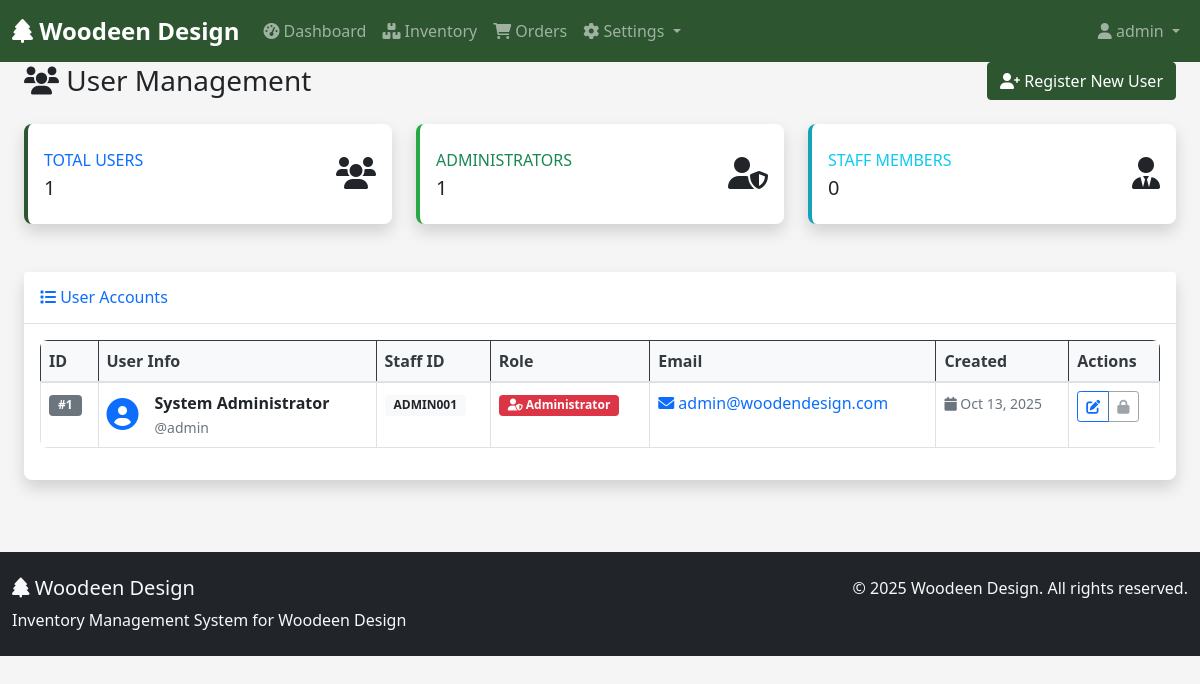
The app's page /users (signed in) with its own data.
### tables this page shows
CREATE TABLE users (
    user_id INT PRIMARY KEY AUTO_INCREMENT,
    username VARCHAR(50) UNIQUE NOT NULL,
    password_hash VARCHAR(255) NOT NULL,
    full_name VARCHAR(100) NOT NULL,
    staff_id VARCHAR(20) UNIQUE NOT NULL,
    role ENUM('admin', 'staff') NOT NULL DEFAULT 'staff',
    email VARCHAR(100) UNIQUE NOT NULL,
    is_active BOOLEAN DEFAULT TRUE,
    created_at TIMESTAMP DEFAULT CURRENT_TIMESTAMP,
    updated_at TIMESTAMP DEFAULT CURRENT_TIMESTAMP ON UPDATE CURRENT_TIMESTAMP
);

### app/controllers/UserController.php (called while the page is built, shortened)
<?php
require_once __DIR__ . '/../models/User.php';
class UserController {
    private $userModel;
    public function __construct() {
        $this->userModel = new User();
    }
    public function index() {
        $users = $this->userModel->getAllUsers();
        $this->loadView('users/index', ['users' => $users]);
    }
    protected function loadView($viewName, $data = []) {
        extract($data);
        require_once __DIR__ . '/../views/' . $viewName . '.php';
    }
}

### app/core/Database.php (called while the page is built, shortened)
<?php
class Database {
    private static $instance = null;
    private $pdo;
    private function __construct() {
        $dsn = 'mysql:host=' . DB_HOST . ';dbname=' . DB_NAME . ';charset=utf8';
        $options = [
            PDO::ATTR_ERRMODE            => PDO::ERRMODE_EXCEPTION,
            PDO::ATTR_DEFAULT_FETCH_MODE => PDO::FETCH_ASSOC,
            PDO::ATTR_EMULATE_PREPARES   => false,
        ];
        try {
            $this->pdo = new PDO($dsn, DB_USER, DB_PASS, $options);
        } catch (PDOException $e) {
            error_log("Database connection failed: " . $e->getMessage());
            die("Sorry, we're experiencing technical difficulties. Please try again later. (Error: DB_CONN_FAILED)");
        }
    }
    public static function getInstance() {
        if (self::$instance === null) {
            self::$instance = new Database();
        }
        return self::$instance;
    }
    public function getConnection() {
        return $this->pdo;
    }
}

### app/models/User.php (called while the page is built, shortened)
<?php
class User {
    private $db;
    public function __construct() {
        $this->db = Database::getInstance()->getConnection();
    }
    public function getAllUsers() {
        $stmt = $this->db->query("SELECT user_id, username, role, email, full_name, staff_id, created_at FROM users ORDER BY username");
        return $stmt->fetchAll(PDO::FETCH_ASSOC);
    }
}

### app/views/users/index.php (the view, shortened to what this page needs)
<!DOCTYPE html>
<html lang="en">
<head>
    <link rel="stylesheet" href="/wooden_design_ims/public/assets/css/style.css">
</head>
<body>
    <?php include __DIR__ . '/../includes/header.php'; ?>
    <div class="container-fluid">
        <div class="row">
            <div class="col-12">
                <div class="d-flex justify-content-between align-items-center mb-4">
                    <h1 class="h3 mb-0 text-gray-800">
                        <i class="fas fa-users"></i> User Management
                    </h1>
                    <a href="/wooden_design_ims/users/create" class="btn btn-primary">
                        <i class="fas fa-user-plus"></i> Register New User
                    </a>
                </div>
                <div class="row mb-4">
                    <div class="col-xl-4 col-md-6 mb-4">
                        <div class="card border-left-primary shadow h-100 py-2">
                            <div class="card-body">
                                <div class="row no-gutters align-items-center">
                                    <div class="col mr-2">
                                        <div class="text-xs font-weight-bold text-primary text-uppercase mb-1">
                                            Total Users</div>
                                        <div class="h5 mb-0 font-weight-bold text-gray-800"><?= count($users) ?></div>
                                    </div>
                                    <div class="col-auto">
                                        <i class="fas fa-users fa-2x text-gray-300"></i>
                                    </div>
                                </div>
                            </div>
                        </div>
                    </div>
                    <div class="col-xl-4 col-md-6 mb-4">
                        <div class="card border-left-success shadow h-100 py-2">
                            <div class="card-body">
                                <div class="row no-gutters align-items-center">
                                    <div class="col mr-2">
                                        <div class="text-xs font-weight-bold text-success text-uppercase mb-1">
                                            Administrators</div>
                                        <div class="h5 mb-0 font-weight-bold text-gray-800">
                                            <?php
                                            $adminCount = 0;
                                            foreach ($users as $user) {
                                                if ($user['role'] == 'admin') $adminCount++;
                                            }
                                            echo $adminCount;
                                            ?>
                                        </div>
                                    </div>
                                    <div class="col-auto">
                                        <i class="fas fa-user-shield fa-2x text-gray-300"></i>
                                    </div>
                                </div>
                            </div>
                        </div>
                    </div>
                    <div class="col-xl-4 col-md-6 mb-4">
                        <div class="card border-left-info shadow h-100 py-2">
                            <div class="card-body">
                                <div class="row no-gutters align-items-center">
                                    <div class="col mr-2">
                                        <div class="text-xs font-weight-bold text-info text-uppercase mb-1">
                                            Staff Members</div>
                                        <div class="h5 mb-0 font-weight-bold text-gray-800">
                                            <?php
                                            $staffCount = 0;
                                            echo $staffCount;
                                            ?>
                                        </div>
                                    </div>
                                    <div class="col-auto">
                                        <i class="fas fa-user-tie fa-2x text-gray-300"></i>
                                    </div>
                                </div>
                            </div>
                        </div>
                    </div>
                </div>
                <?php if (!empty($users)): ?>
                <div class="card shadow mb-4">
                    <div class="card-header py-3 d-flex justify-content-between align-items-center">
                        <h6 class="m-0 font-weight-bold text-primary">
                            <i class="fas fa-list"></i> User Accounts
                        </h6>
                    </div>
                    <div class="card-body">
                        <div class="table-responsive">
                            <table class="table table-bordered table-hover" id="usersTable">
                                <thead class="table-dark">
                                    <tr>
                                        <th>ID</th>
                                        <th>User Info</th>
                                        <th>Staff ID</th>
                                        <th>Role</th>
                                        <th>Email</th>
                                        <th>Created</th>
                                        <th>Actions</th>
                                    </tr>
                                </thead>
                                <tbody>
                                    <?php foreach ($users as $user): ?>
                                        <tr>
                                            <td>
                                                <span class="badge bg-secondary">#<?= $user['user_id'] ?></span>
                                            </td>
                                            <td>
                                                <div class="d-flex align-items-center">
                                                    <div class="avatar me-3">
                                                        <i class="fas fa-user-circle fa-2x text-primary"></i>
                                                    </div>
                                                    <div>
                                                        <div class="fw-bold"><?= htmlspecialchars($user['full_name']) ?></div>
                                                        <small class="text-muted">@<?= htmlspecialchars($user['username']) ?></small>
                                                    </div>
                                                </div>
                                            </td>
                                            <td>
                                                <span class="badge bg-light text-dark">
                                                    <?= htmlspecialchars($user['staff_id']) ?>
                                                </span>
                                            </td>
                                            <td>
                                                <?php if ($user['role'] == 'admin'): ?>
                                                    <span class="badge bg-danger">
                                                        <i class="fas fa-user-shield"></i> Administrator
                                                    </span>
                                                <?php else: ?>
                                                    <span class="badge bg-info">
                                                        <i class="fas fa-user-tie"></i> Staff
                                                    </span>
                                                <?php endif; ?>
                                            </td>
                                            <td>
                                                <a href="mailto:<?= htmlspecialchars($user['email']) ?>" class="text-decoration-none">
                                                    <i class="fas fa-envelope"></i> <?= htmlspecialchars($user['email']) ?>
                                                </a>
                                            </td>
                                            <td>
                                                <small class="text-muted">
                                                    <i class="fas fa-calendar"></i>
                                                    <?= date('M d, Y', strtotime($user['created_at'])) ?>
                                                </small>
                                            </td>
                                            <td>
                                                <div class="btn-group" role="group">
                                                    <a href="/wooden_design_ims/users/edit/<?= $user['user_id'] ?>"
                                                       class="btn btn-sm btn-outline-primary" title="Edit User">
                                                        <i class="fas fa-edit"></i>
                                                    </a>
                                                    <?php if ($user['user_id'] != $_SESSION['user_id']): ?>
                                                        <button type="button"
                                                                class="btn btn-sm btn-outline-danger"
                                                                title="Delete User"
                                                                onclick="confirmDelete(<?= $user['user_id'] ?>, '<?= htmlspecialchars($user['full_name']) ?>')">
                                                            <i class="fas fa-trash"></i>
                                                        </button>
                                                    <?php else: ?>
                                                        <button type="button"
                                                                class="btn btn-sm btn-outline-secondary"
                                                                title="Cannot delete yourself"
                                                                disabled>
                                                            <i class="fas fa-lock"></i>
                                                        </button>
                                                    <?php endif; ?>
                                                </div>
                                            </td>
                                        </tr>
                                    <?php endforeach; ?>
                                </tbody>
                            </table>
                        </div>
                    </div>
                </div>
                <?php endif; ?>
            </div>
        </div>
    </div>
    <?php include __DIR__ . '/../includes/footer.php'; ?>
</body>
</html>

### public/assets/css/style.css (style rules this page uses)
:root { --primary-color: #2c5530; --secondary-color: #8b4513; --accent-color: #d2691e; --success-color: #28a745; --warning-color: #ffc107; --danger-color: #dc3545; --light-color: #f8f9fa; --dark-color: #343a40; }
body { font-family: 'Segoe UI', Tahoma, Geneva, Verdana, sans-serif; background-color: #f5f5f5; }
.card { border: none; box-shadow: 0 0.125rem 0.25rem rgba(0, 0, 0, 0.075); border-radius: 0.5rem; }
.card-header { background-color: #fff; border-bottom: 1px solid #dee2e6; font-weight: 600; }
.border-left-primary { border-left: 0.25rem solid var(--primary-color) !important; }
.border-left-success { border-left: 0.25rem solid var(--success-color) !important; }
.border-left-info { border-left: 0.25rem solid #17a2b8 !important; }
.btn-primary { background-color: var(--primary-color); border-color: var(--primary-color); }
.table { background-color: #fff; border-radius: 0.5rem; overflow: hidden; }
.table thead th { background-color: #f8f9fa; border-bottom: 2px solid #dee2e6; font-weight: 600; color: var(--dark-color); }
.badge { font-size: 0.75em; padding: 0.375em 0.75em; }

### records on screen
users: user_id "1", full_name "System Administrator", username "admin", staff "ADMIN001", role "admin" (drawn), email "admin@woodendesign.com", created_at "Oct 13, 2025"

### other values on screen
$_SESSION['username'] "admin"
count($users) "1"
$adminCount "1"
$staffCount "0"
